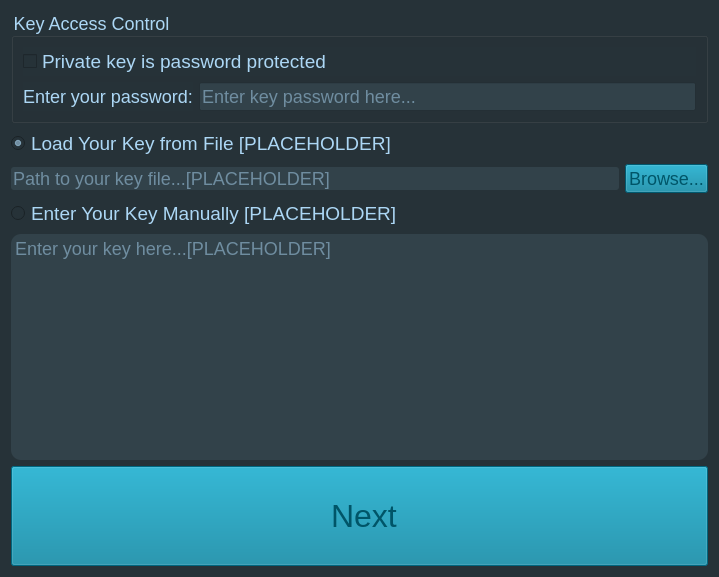
<?xml version="1.0" encoding="UTF-8"?>
<ui version="4.0">
 <class>KeyInputForm</class>
 <widget class="QWidget" name="KeyInputForm">
  <property name="enabled">
   <bool>true</bool>
  </property>
  <property name="geometry">
   <rect>
    <x>0</x>
    <y>0</y>
    <width>719</width>
    <height>577</height>
   </rect>
  </property>
  <property name="windowTitle">
   <string>[PLACEHOLDER] | Select Key</string>
  </property>
  <property name="windowIcon">
   <iconset resource="icons.qrc">
    <normaloff>:/favicon/icons/maze.png</normaloff>:/favicon/icons/maze.png</iconset>
  </property>
  <property name="windowOpacity">
   <double>1.000000000000000</double>
  </property>
  <property name="styleSheet">
   <string notr="true">QWidget {
	background-color: #263238;
	color: rgb(172, 215, 245);
}

QLineEdit, QTextEdit {
	background-color: rgb(50, 66, 74);
	font-size: 18px;
}

QAbstractButton {
	font-size: 19px
}

QLabel, QGroupBox {
	font-size: 18px;
}</string>
  </property>
  <layout class="QVBoxLayout" name="verticalLayout">
   <item>
    <widget class="QGroupBox" name="password_group_layout">
     <property name="title">
      <string>Key Access Control</string>
     </property>
     <layout class="QVBoxLayout" name="verticalLayout_2">
      <item>
       <widget class="QCheckBox" name="is_password_protected_cb">
        <property name="text">
         <string>Private key is password protected</string>
        </property>
       </widget>
      </item>
      <item>
       <layout class="QFormLayout" name="password_form_layout">
        <item row="0" column="1">
         <widget class="QLineEdit" name="password_lineEdit">
          <property name="enabled">
           <bool>false</bool>
          </property>
          <property name="echoMode">
           <enum>QLineEdit::EchoMode::Password</enum>
          </property>
          <property name="placeholderText">
           <string>Enter key password here...</string>
          </property>
         </widget>
        </item>
        <item row="0" column="0">
         <widget class="QLabel" name="label">
          <property name="enabled">
           <bool>true</bool>
          </property>
          <property name="text">
           <string>Enter your password:</string>
          </property>
         </widget>
        </item>
       </layout>
      </item>
     </layout>
    </widget>
   </item>
   <item>
    <widget class="QRadioButton" name="file_radio">
     <property name="styleSheet">
      <string notr="true">color: rgb(172, 215, 245);</string>
     </property>
     <property name="text">
      <string>Load Your Key from File [PLACEHOLDER]</string>
     </property>
     <property name="icon">
      <iconset resource="icons.qrc">
       <normaloff>:/windows_icons/icons/encrypt.png</normaloff>:/windows_icons/icons/encrypt.png</iconset>
     </property>
     <property name="iconSize">
      <size>
       <width>25</width>
       <height>25</height>
      </size>
     </property>
     <property name="checked">
      <bool>true</bool>
     </property>
    </widget>
   </item>
   <item>
    <layout class="QHBoxLayout" name="file_layout">
     <item>
      <widget class="QLineEdit" name="file_path_input">
       <property name="enabled">
        <bool>false</bool>
       </property>
       <property name="styleSheet">
        <string notr="true">border-radius: 3px;</string>
       </property>
       <property name="placeholderText">
        <string>Path to your key file...[PLACEHOLDER]</string>
       </property>
      </widget>
     </item>
     <item>
      <widget class="QPushButton" name="browse_button">
       <property name="cursor">
        <cursorShape>PointingHandCursor</cursorShape>
       </property>
       <property name="styleSheet">
        <string notr="true">#browse_button {
	background-color: #007d9c;
	color: #005568;
	font-size: 18px
}

#next_button:hover {
	background-color: #00a3c8;
}</string>
       </property>
       <property name="text">
        <string>Browse...</string>
       </property>
       <property name="icon">
        <iconset resource="icons.qrc">
         <normaloff>:/windows_icons/icons/search.png</normaloff>:/windows_icons/icons/search.png</iconset>
       </property>
      </widget>
     </item>
    </layout>
   </item>
   <item>
    <widget class="QRadioButton" name="text_radio">
     <property name="text">
      <string>Enter Your Key Manually [PLACEHOLDER]</string>
     </property>
     <property name="icon">
      <iconset resource="icons.qrc">
       <normaloff>:/windows_icons/icons/encrypt.png</normaloff>:/windows_icons/icons/encrypt.png</iconset>
     </property>
     <property name="iconSize">
      <size>
       <width>25</width>
       <height>25</height>
      </size>
     </property>
    </widget>
   </item>
   <item>
    <widget class="QTextEdit" name="key_text_area">
     <property name="enabled">
      <bool>true</bool>
     </property>
     <property name="cursor" stdset="0">
      <cursorShape>ArrowCursor</cursorShape>
     </property>
     <property name="styleSheet">
      <string notr="true">border-radius: 10px;</string>
     </property>
     <property name="placeholderText">
      <string>Enter your key here...[PLACEHOLDER]</string>
     </property>
    </widget>
   </item>
   <item>
    <widget class="QPushButton" name="next_button">
     <property name="enabled">
      <bool>false</bool>
     </property>
     <property name="minimumSize">
      <size>
       <width>0</width>
       <height>100</height>
      </size>
     </property>
     <property name="cursor">
      <cursorShape>PointingHandCursor</cursorShape>
     </property>
     <property name="styleSheet">
      <string notr="true">#next_button {
	background-color: #007d9c;
	color: #005568;
	font-size: 32px;
}

#next_button:hover {
	background-color: #00a3c8;
}</string>
     </property>
     <property name="text">
      <string> Next</string>
     </property>
     <property name="icon">
      <iconset resource="icons.qrc">
       <normaloff>:/windows_icons/icons/next.png</normaloff>:/windows_icons/icons/next.png</iconset>
     </property>
     <property name="iconSize">
      <size>
       <width>35</width>
       <height>35</height>
      </size>
     </property>
    </widget>
   </item>
  </layout>
 </widget>
 <resources>
  <include location="icons.qrc"/>
 </resources>
 <connections/>
 <slots>
  <slot>toggle_input_mode()</slot>
  <slot>browse_file()</slot>
  <slot>handle_next()</slot>
 </slots>
</ui>
